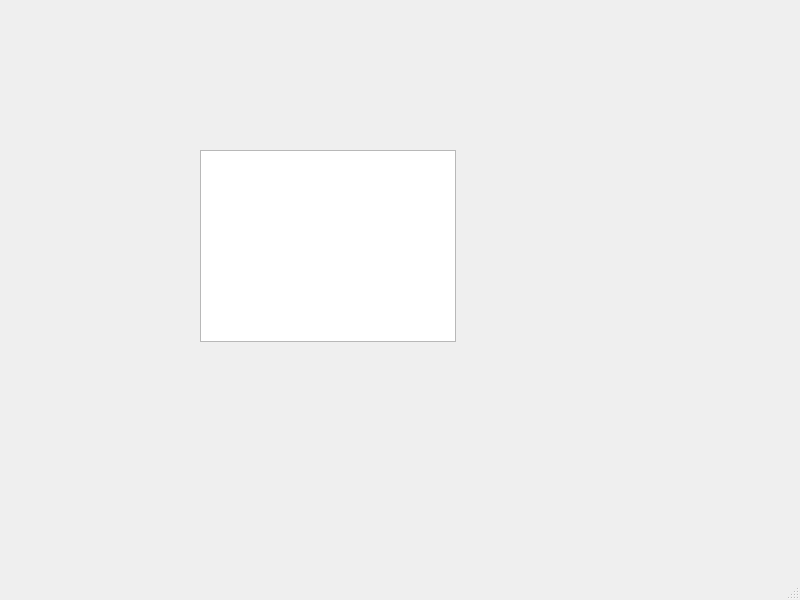
<?xml version="1.0" encoding="UTF-8"?>
<ui version="4.0">
 <class>MainWindow</class>
 <widget class="QMainWindow" name="MainWindow">
  <property name="geometry">
   <rect>
    <x>0</x>
    <y>0</y>
    <width>800</width>
    <height>600</height>
   </rect>
  </property>
  <property name="windowTitle">
   <string>MainWindow</string>
  </property>
  <widget class="QWidget" name="centralwidget">
   <widget class="QColumnView" name="columnView">
    <property name="geometry">
     <rect>
      <x>200</x>
      <y>150</y>
      <width>256</width>
      <height>192</height>
     </rect>
    </property>
   </widget>
  </widget>
  <widget class="QMenuBar" name="menubar">
   <property name="geometry">
    <rect>
     <x>0</x>
     <y>0</y>
     <width>800</width>
     <height>26</height>
    </rect>
   </property>
  </widget>
  <widget class="QStatusBar" name="statusbar"/>
 </widget>
 <resources/>
 <connections/>
</ui>
